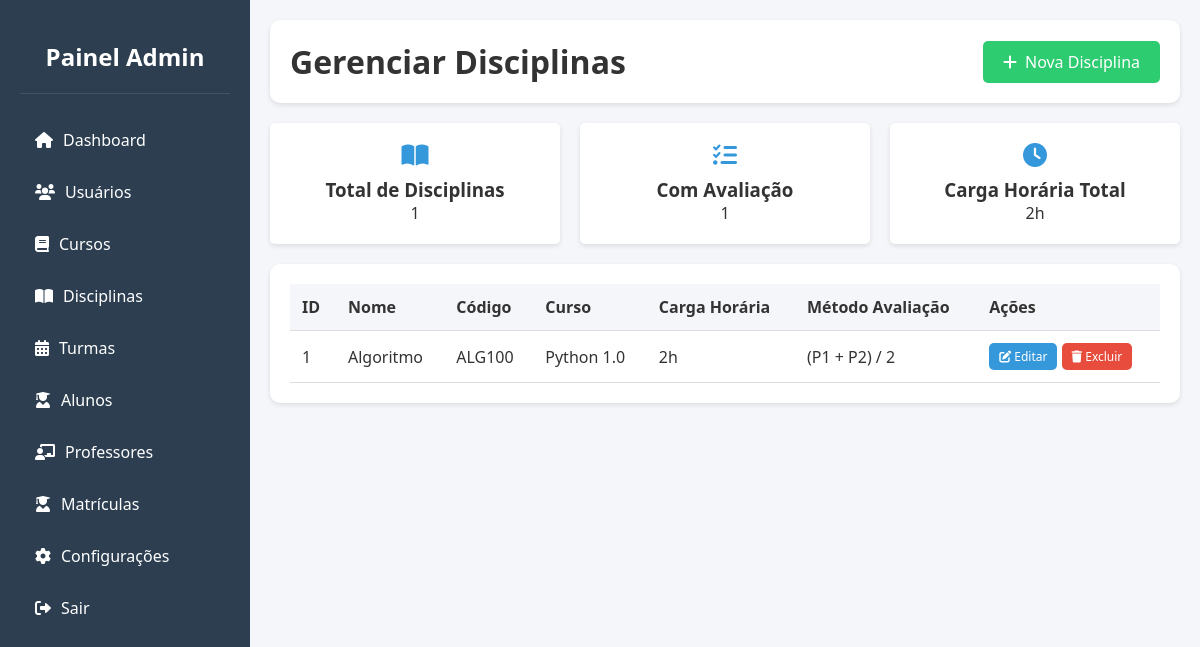
The page /dashboard/disciplinas/index.php (signed in) on the database its author committed.
### tables this page shows
CREATE TABLE `disciplina` (
  `id` int(11) NOT NULL,
  `nome` varchar(128) DEFAULT NULL,
  `codigo` varchar(16) DEFAULT NULL,
  `carga_horaria` int(11) DEFAULT NULL,
  `metodo_avaliacao` varchar(64) DEFAULT NULL,
  `descricao_avaliacao` varchar(256) DEFAULT NULL,
  `descricao` varchar(512) DEFAULT NULL,
  `id_curso` int(11) DEFAULT NULL
);

CREATE TABLE `curso` (
  `id` int(11) NOT NULL,
  `nome` varchar(128) DEFAULT NULL,
  `unidade` varchar(128) DEFAULT NULL,
  `duracao` varchar(16) DEFAULT NULL,
  `status` tinyint(1) DEFAULT 1,
  `data_criacao` timestamp NOT NULL DEFAULT current_timestamp(),
  `ultima_atualizacao` timestamp NOT NULL DEFAULT current_timestamp() ON UPDATE current_timestamp()
);

### dashboard/disciplinas/index.php (the view, shortened to what this page needs)
<?php
include '../assets/layouts/verify.php';
$query_disciplinas = "SELECT d.*, c.nome as nome_curso FROM DISCIPLINA d
                     LEFT JOIN CURSO c ON d.id_curso = c.id
                     ORDER BY d.id DESC";
$result_disciplinas = $conn->query($query_disciplinas);
$total_disciplinas = $result_disciplinas->num_rows;
$disciplinas_com_avaliacao = $conn->query("SELECT COUNT(*) as count FROM DISCIPLINA WHERE metodo_avaliacao IS NOT NULL")->fetch_assoc()['count'];
?>
<!DOCTYPE html>
<html lang="pt-BR">
<head>
    <link rel="stylesheet" href="https://cdnjs.cloudflare.com/ajax/libs/font-awesome/6.0.0/css/all.min.css">
    <link rel="stylesheet" href="../assets/css/style.css">
</head>
<body>
    <div class="dashboard">
        <?php include '../assets/layouts/sidebar.php'; ?>
        <div class="main-content">
            <div class="header">
                <h1>Gerenciar Disciplinas</h1>
                <a href="novo" class="btn-new">
                    <i class="fas fa-plus"></i> Nova Disciplina
                </a>
            </div>
            <div class="stats">
                <div class="stat-card">
                    <i class="fas fa-book-open"></i>
                    <h3>Total de Disciplinas</h3>
                    <p><?php echo $total_disciplinas; ?></p>
                </div>
                <div class="stat-card">
                    <i class="fas fa-tasks"></i>
                    <h3>Com Avaliação</h3>
                    <p><?php echo $disciplinas_com_avaliacao; ?></p>
                </div>
                <div class="stat-card">
                    <i class="fas fa-clock"></i>
                    <h3>Carga Horária Total</h3>
                    <p><?php
                        $total_horas = $conn->query("SELECT SUM(carga_horaria) as total FROM DISCIPLINA")->fetch_assoc()['total'];
                        echo $total_horas ? $total_horas . 'h' : '0h';
                    ?></p>
                </div>
            </div>
            <div class="table-container">
                <table>
                    <thead>
                        <tr>
                            <th>ID</th>
                            <th>Nome</th>
                            <th>Código</th>
                            <th>Curso</th>
                            <th>Carga Horária</th>
                            <th>Método Avaliação</th>
                            <th>Ações</th>
                        </tr>
                    </thead>
                    <tbody>
                        <?php while($disciplina = $result_disciplinas->fetch_assoc()): ?>
                        <tr>
                            <td><?php echo htmlspecialchars($disciplina['id']); ?></td>
                            <td><?php echo htmlspecialchars($disciplina['nome']); ?></td>
                            <td><?php echo htmlspecialchars($disciplina['codigo']); ?></td>
                            <td><?php echo htmlspecialchars($disciplina['nome_curso']); ?></td>
                            <td><?php echo htmlspecialchars($disciplina['carga_horaria']) . 'h'; ?></td>
                            <td><?php echo htmlspecialchars($disciplina['metodo_avaliacao']); ?></td>
                            <td>
                                <a href="editar?id=<?php echo $disciplina['id']; ?>" class="btn btn-primary btn-sm">
                                    <i class="fas fa-edit"></i> Editar
                                </a>
                                <a href="#" onclick="showDeleteConfirmation(<?php echo $disciplina['id']; ?>)" class="btn btn-danger btn-sm">
                                    <i class="fas fa-trash"></i> Excluir
                                </a>
                            </td>
                        </tr>
                        <?php endwhile; ?>
                    </tbody>
                </table>
            </div>
        </div>
    </div>
</body>
</html>

### dashboard/assets/css/style.css (style rules this page uses)
* { margin: 0; padding: 0; box-sizing: border-box; font-family: 'Segoe UI', Tahoma, Geneva, Verdana, sans-serif; }
:root { --primary-color: #2c3e50; --secondary-color: #34495e; --accent-color: #3498db; --text-color: #333; --light-bg: #f5f6fa; --success-color: #2ecc71; --warning-color: #f1c40f; --danger-color: #e74c3c; }
body { background-color: var(--light-bg); color: var(--text-color); }
.dashboard { display: flex; min-height: 100vh; }
.main-content { flex: 1; padding: 20px; overflow-x: auto; }
.header { background-color: white; padding: 20px; border-radius: 10px; box-shadow: 0 2px 5px rgba(0,0,0,0.1); margin-bottom: 20px; display: flex; justify-content: space-between; align-items: center; flex-wrap: wrap; gap: 10px; }
.table-container { background-color: white; padding: 20px; border-radius: 10px; box-shadow: 0 2px 5px rgba(0,0,0,0.1); overflow-x: auto; }
table { width: 100%; border-collapse: collapse; min-width: 600px; }
th, td { padding: 12px; text-align: left; border-bottom: 1px solid #ddd; }
th { background-color: var(--light-bg); white-space: nowrap; }
.btn { padding: 8px 15px; border: none; border-radius: 5px; cursor: pointer; color: white; text-decoration: none; display: inline-block; text-align: center; }
.btn-sm { padding: 5px 10px; font-size: 12px; }
.btn-primary { background-color: var(--accent-color); }
.btn-danger { background-color: var(--danger-color); }
.btn-new { background: #2ecc71; color: white; padding: 10px 20px; border-radius: 5px; text-decoration: none; display: inline-flex; align-items: center; gap: 8px; }
.stats { display: grid; grid-template-columns: repeat(auto-fit, minmax(200px, 1fr)); gap: 20px; margin-bottom: 20px; }
.stat-card { background: white; padding: 20px; border-radius: 5px; box-shadow: 0 2px 5px rgba(0,0,0,0.1); text-align: center; }
.stat-card i { font-size: 24px; margin-bottom: 10px; color: #3498db; }

### rows shown on the page
disciplina: id "1", nome "Algoritmo", codigo "ALG100", id_curso.nome "Python 1.0", carga_horaria "2", metodo_avaliacao "(P1 + P2) / 2"

### other values the page prints
$total_disciplinas "1"
$disciplinas_com_avaliacao "1"
$total_horas "2"
